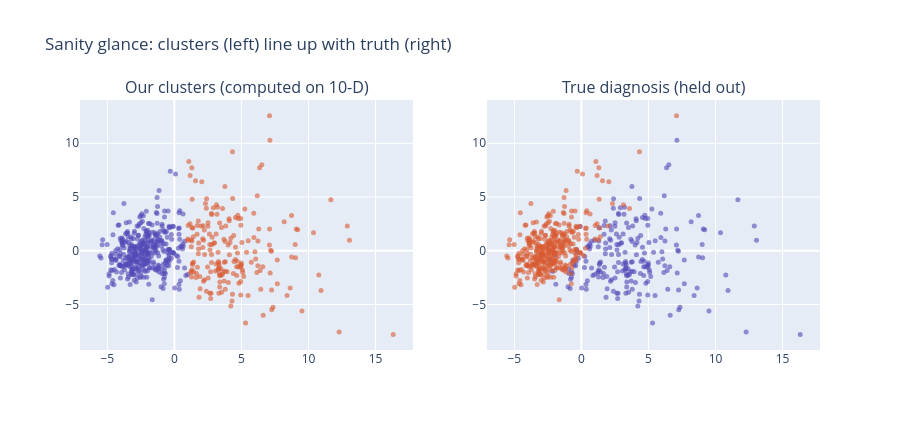

Notebook cell for this chart:
### Markdown cell above
## Step 7 — The optional sanity-glance plot

Now — and only now — a 2D plot. NOT to do the clustering (that's done, on 10-D data). Just to *look* at the result and sanity-check it, and to have something to show a human. We project the 10-D data to 2D purely for display and color by the clusters we already found.

### Code cell
# 2D projection FOR DISPLAY ONLY (clustering was on 10-D) # this only for visualization the points are at 10d only, we took only pc 1 -2  for the ploting
X_display = PCA(n_components=2).fit_transform(X_std)
colors = ['#534AB7', '#D85A30', '#1D9E75', '#D4537E']

fig = make_subplots(rows=1, cols=2, subplot_titles=(
    'Our clusters (computed on 10-D)', 'True diagnosis (held out)'))
for j in range(best_k):
    p = X_display[labels == j]
    fig.add_trace(go.Scatter(x=p[:,0], y=p[:,1], mode='markers',
        marker=dict(size=5, color=colors[j], opacity=0.6), showlegend=False), row=1, col=1)
for j, nm in enumerate(['malignant', 'benign']):
    p = X_display[y_true == j]
    fig.add_trace(go.Scatter(x=p[:,0], y=p[:,1], mode='markers',
        marker=dict(size=5, color=colors[j], opacity=0.6), showlegend=False), row=1, col=2)
fig.update_layout(title='Sanity glance: clusters (left) line up with truth (right)',
    width=900, height=430)
fig.show()
print("This plot is decoration + diagnosis, NOT the engine. The clustering used 10-D data.")

### Figure 1 — Plotly figure (JSON) as saved in the notebook; plotly's stock layout.template omitted (floating-point values rounded to 4 significant figures; data arrays with more than 128 entries replaced by an {"elided": "..."} marker saying what was removed)
{"data": [{"marker": {"color": "#534AB7", "opacity": 0.6, "size": 5}, "mode": "markers", "showlegend": false, "type": "scatter", "x": {"elided": "375 float values"}, "xaxis": "x", "y": {"elided": "375 float values"}, "yaxis": "y"}, {"marker": {"color": "#D85A30", "opacity": 0.6, "size": 5}, "mode": "markers", "showlegend": false, "type": "scatter", "x": {"elided": "194 float values"}, "xaxis": "x", "y": {"elided": "194 float values"}, "yaxis": "y"}, {"marker": {"color": "#534AB7", "opacity": 0.6, "size": 5}, "mode": "markers", "showlegend": false, "type": "scatter", "x": {"elided": "212 float values"}, "xaxis": "x2", "y": {"elided": "212 float values"}, "yaxis": "y2"}, {"marker": {"color": "#D85A30", "opacity": 0.6, "size": 5}, "mode": "markers", "showlegend": false, "type": "scatter", "x": {"elided": "357 float values"}, "xaxis": "x2", "y": {"elided": "357 float values"}, "yaxis": "y2"}], "layout": {"annotations": [{"font": {"size": 16}, "showarrow": false, "text": "Our clusters (computed on 10-D)", "x": 0.225, "xanchor": "center", "xref": "paper", "y": 1, "yanchor": "bottom", "yref": "paper"}, {"font": {"size": 16}, "showarrow": false, "text": "True diagnosis (held out)", "x": 0.775, "xanchor": "center", "xref": "paper", "y": 1, "yanchor": "bottom", "yref": "paper"}], "height": 430, "title": {"text": "Sanity glance: clusters (left) line up with truth (right)"}, "width": 900, "xaxis": {"anchor": "y", "domain": [0, 0.45]}, "xaxis2": {"anchor": "y2", "domain": [0.55, 1]}, "yaxis": {"anchor": "x", "domain": [0, 1]}, "yaxis2": {"anchor": "x2", "domain": [0, 1]}}}
